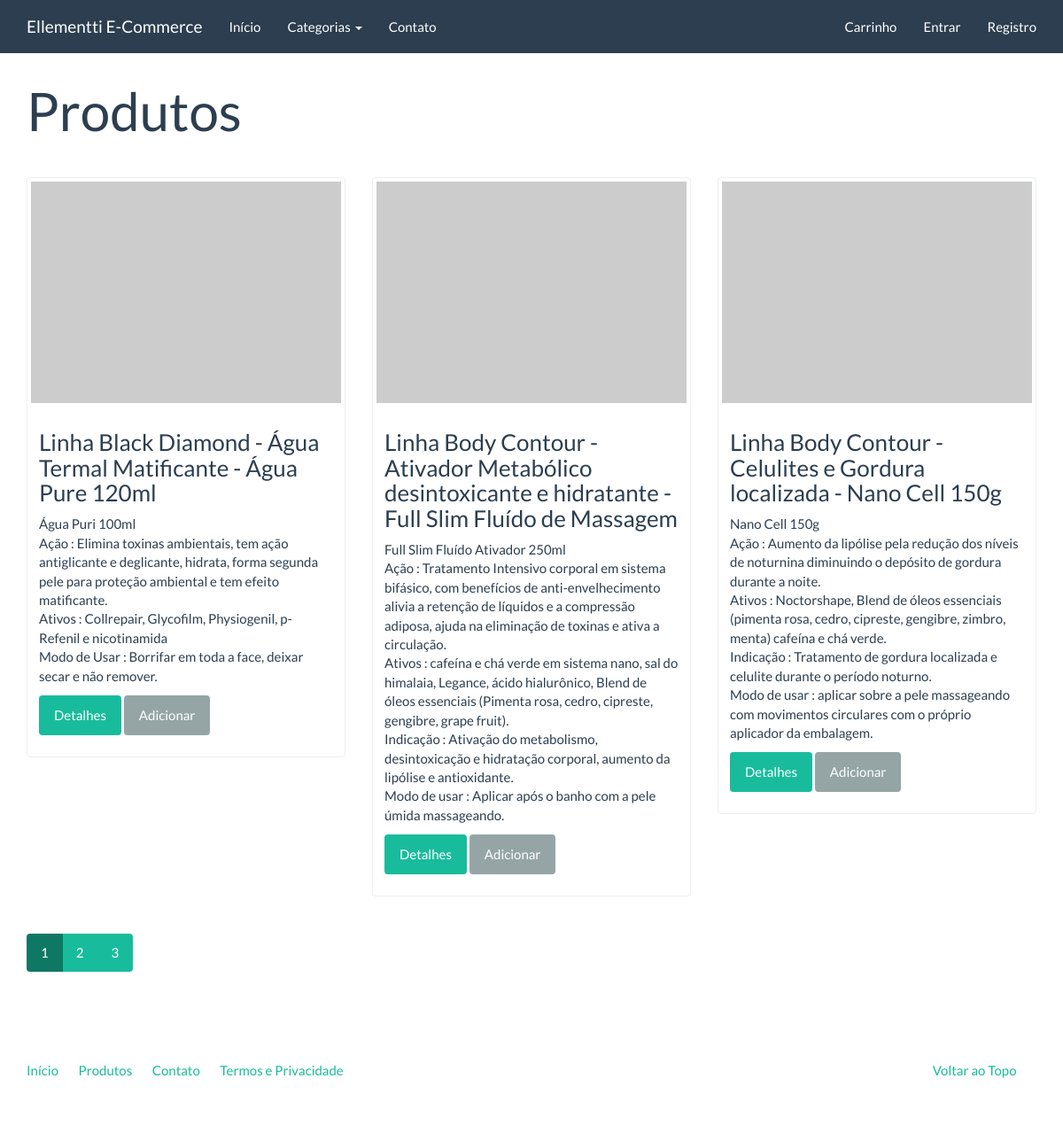
/catalogo/, run on an earlier commit of the app's database.
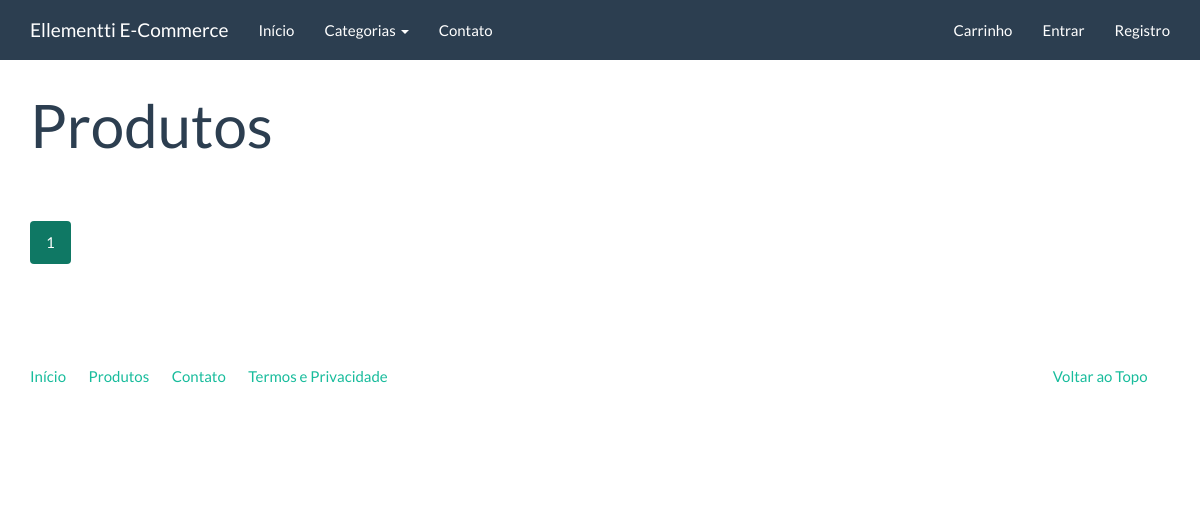
And on a later commit of the database.
### catalog/models.py (models this page shows)
class Product(models.Model):
    name = models.CharField('Nome', max_length=100)
    slug = models.SlugField('Identificador', max_length=100)
    category = models.ForeignKey('catalog.Category', verbose_name='Categoria', on_delete=models.CASCADE)
    description = models.TextField('Descrição', blank=True)
    price = models.DecimalField('Preço', decimal_places=2, max_digits=8)
    created = models.DateTimeField('Criado em', auto_now_add=True)
    modified = models.DateTimeField('Modificado em', auto_now=True)
    class Meta:
        verbose_name = 'Produto'
        verbose_name_plural = 'Produtos'
        ordering = ['name']
    def __str__(self):
        return self.name
    def get_absolute_url(self):
        return reverse('catalog:product', kwargs={'slug': self.slug})

### catalog/views.py (the view)
class ProductListView(generic.ListView):
    model = Product
    template_name = 'catalog/product_list.html'
    context_object_name = 'products'
    paginate_by = 3

### catalog/context_processors.py (called while the page is built)
def categories(request):
    return {
        'categories': Category.objects.all()
    }

### catalog/models.py (called while the page is built)
    def __str__(self):
        return self.name

    def get_absolute_url(self):
        return reverse('catalog:category', kwargs={'slug': self.slug})

### core/templatetags/pagination.py (called while the page is built)
@register.inclusion_tag('pagination.html')
def pagination(request, paginator, page_obj):
    context = {}
    context['paginator'] = paginator
    context['request'] = request
    context['page_obj'] = page_obj
    getvars = request.GET.copy()
    if 'page' in getvars:
        del getvars['page']
    if len(getvars) > 0:
        context['getvars'] = '&{0}'.format(getvars.urlencode())
    else:
        context['getvars'] = ''
    return context

### catalog/templates/catalog/product_list.html (shortened to what this page needs)
{% extends "base.html" %}
{% load pagination %}
{% block container %}
<div class="page-header">
    <h1>Produtos</h1>
</div>
<div class="row">
    {% for product in products %}
    {% include "catalog/_product.html" %}
    {% endfor %}
</div>
{% pagination request paginator page_obj %}
{% endblock %}

### catalog/templates/catalog/_product.html
<div class="col-sm-6 col-md-4">
    <div class="thumbnail">
        <a href="{{ product.get_absolute_url }}">
            <img src="http://placehold.it/350x250" alt="" />
        </a>
        <div class="caption">
            <h3>{{ product }}</h3>
            {{ product.description|linebreaks }}
            <p><a href="{{ product.get_absolute_url }}" class="btn btn-success" role="button">Detalhes</a> <a href="{% url 'checkout:create_cartitem' product.slug %}" class="btn btn-default" role="button">Adicionar</a></p>
        </div>
    </div>
</div>

What changed in the data, as far as the page shows it:
removed Product: name "Linha Black Diamond - Água Termal Matificante - Água Pure 120ml", description "Água Puri 100ml Ação : Elimina toxinas ambientais, tem ação antiglicante e deglicante, hidrata, forma segunda pele para proteção ambiental e tem efeito matificante. Ativos : Collrepair, Glycofilm, Physiogenil, p-Refenil e nicotinamida Modo de Usar : Borrifar em toda a face, deixar secar e não remover."
removed Product: name "Linha Body Contour - Ativador Metabólico desintoxicante e hidratante - Full Slim Fluído de Massagem", description "Full Slim Fluído Ativador 250ml Ação : Tratamento Intensivo corporal em sistema bifásico, com benefícios de anti-envelhecimento alivia a retenção de líquidos e a compressão adiposa, ajuda na eliminação de toxinas e ativa a circulação. Ativos : cafeína e chá verde em sistema nano, sal do himalaia, Legance, ácido hialurônico, Blend de óleos essenciais (Pimenta rosa, cedro, cipreste, gengibre, grape fruit). Indicação : Ativação do metabolismo, desintoxicação e hidratação corporal, aumento da lipólise e antioxidante. Modo de usar : Aplicar após o banho com a pele úmida massageando."
removed Product: name "Linha Body Contour - Celulites e Gordura localizada - Nano Cell 150g", description "Nano Cell 150g Ação : Aumento da lipólise pela redução dos níveis de noturnina diminuindo o depósito de gordura durante a noite. Ativos : Noctorshape, Blend de óleos essenciais (pimenta rosa, cedro, cipreste, gengibre, zimbro, menta) cafeína e chá verde. Indicação : Tratamento de gordura localizada e celulite durante o período noturno. Modo de usar : aplicar sobre a pele massageando com movimentos circulares com o próprio aplicador da embalagem."
Also different on the page:
list line gone: "2"
list line gone: "3"
